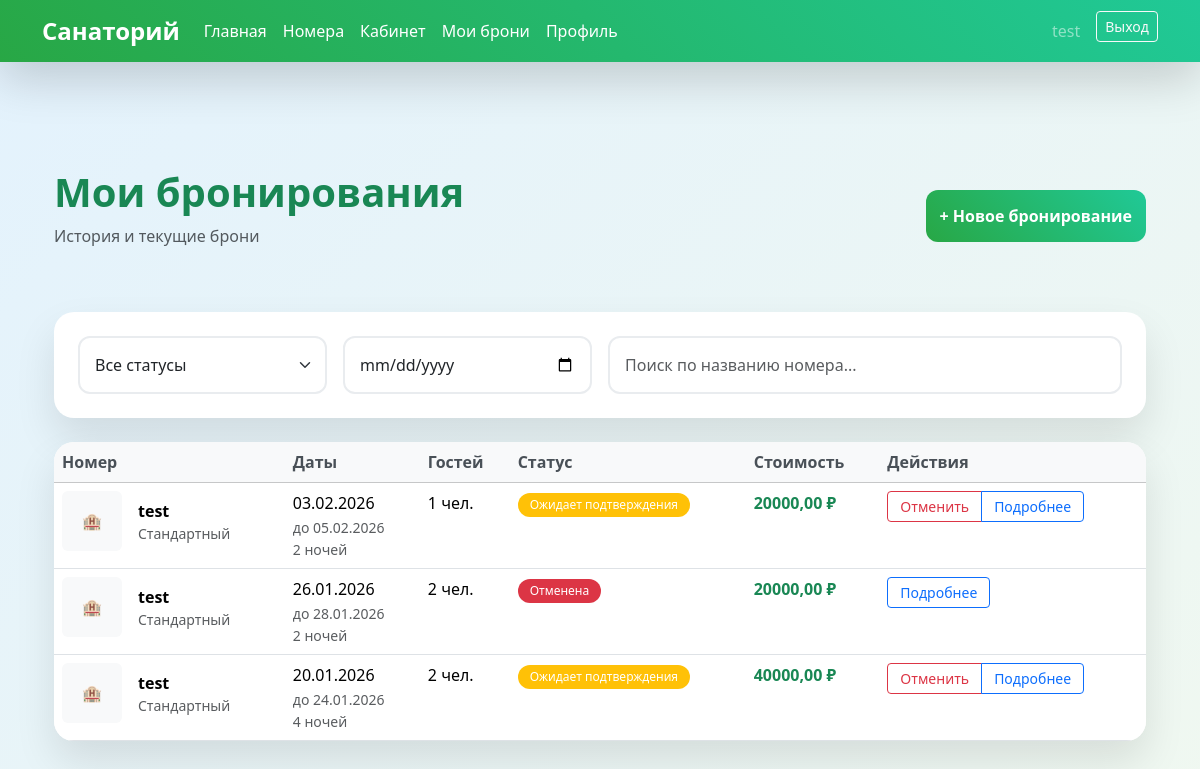
/accounts/booking/list/ (signed in), run on an earlier commit of the app's database.
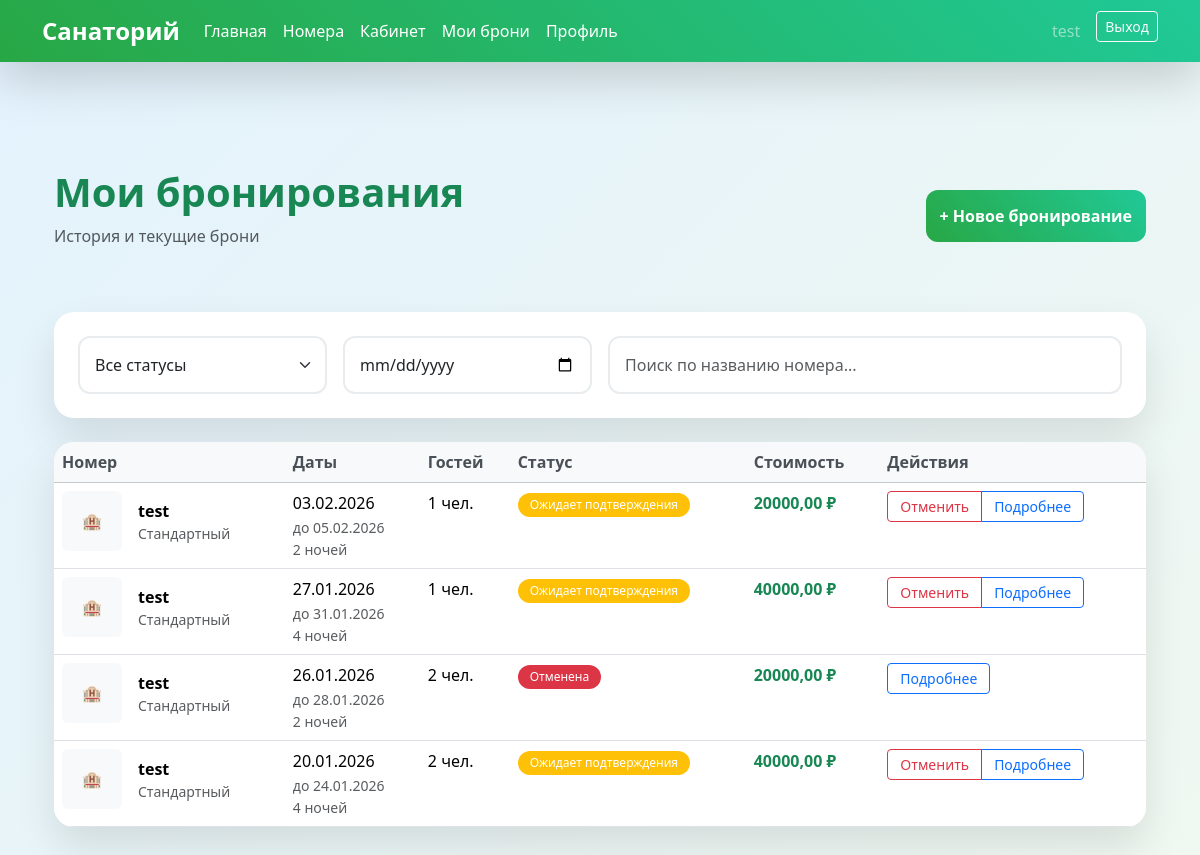
And on a later commit of the database.
### accounts/models.py (models this page shows, shortened)
class Booking(models.Model):
    STATUS_CHOICES = [
        ('pending', 'Ожидает подтверждения'),
        ('confirmed', 'Подтверждена'),
        ('cancelled', 'Отменена'),
        ('completed', 'Завершена'),
    ]
    user = models.ForeignKey(User, on_delete=models.CASCADE, related_name='bookings')
    room = models.ForeignKey(Room, on_delete=models.CASCADE, related_name='bookings', null=True, blank=True)
    room_type = models.CharField(max_length=20, choices=Room.TYPE_CHOICES)  # Оставляем для обратной совместимости
    check_in = models.DateField('Дата заезда')
    check_out = models.DateField('Дата выезда')
    guests = models.IntegerField(
        default=1,
        validators=[MinValueValidator(1), MaxValueValidator(4)]
    )
    total_price = models.DecimalField(max_digits=10, decimal_places=2, null=True, blank=True)
    status = models.CharField(max_length=20, choices=STATUS_CHOICES, default='pending')
    created_at = models.DateTimeField(auto_now_add=True)
    notes = models.TextField(max_length=500, blank=True)
    class Meta:
        verbose_name = 'Бронирование'
        verbose_name_plural = 'Бронирования'
        ordering = ['-created_at']
    @property
    def days(self):
        return (self.check_out - self.check_in).days

class Room(models.Model):  # ПЕРЕМЕЩАЕМ Room ПЕРЕД Booking!
    TYPE_CHOICES = [
        ('standard', 'Стандартный'),
        ('comfort', 'Комфорт'),
        ('lux', 'Люкс'),
    ]
    type = models.CharField(max_length=20, choices=TYPE_CHOICES)
    name = models.CharField(max_length=100, unique=True)
    capacity = models.PositiveIntegerField(default=2)
    price_per_day = models.DecimalField(max_digits=8, decimal_places=2)
    description = models.TextField(max_length=500)
    image = models.ImageField(upload_to='rooms/', blank=True, null=True)
    is_active = models.BooleanField(default=True)
    class Meta:
        verbose_name = 'Номер'
        verbose_name_plural = 'Номера'
        ordering = ['type', 'name']

### accounts/views.py (the view)
# urls.py: path('booking/list/', UserBookingListView.as_view(), name='user_booking_list'),
@method_decorator(login_required, name='dispatch')
class UserBookingListView(NotStaffMixin, ListView):
    model = Booking
    template_name = 'booking_list.html'
    context_object_name = 'bookings'
    paginate_by = 10
    def get_queryset(self):
        return Booking.objects.filter(
            user=self.request.user
        ).select_related('room').order_by('-created_at')

### accounts/mixins.py (called while the page is built)
    def test_func(self):
        return not self.request.user.is_staff

### templates/booking_list.html (shortened to what the changed rows need)
{% extends 'base.html' %}
{% block content %}
<div class="container py-4">
    <div class="d-flex justify-content-between align-items-center mb-5">
        <div>
            <h1 class="fw-bold text-success mb-2">Мои бронирования</h1>
        </div>
    </div>
    {% if bookings %}
    <div class="form-card overflow-hidden">
        <div class="table-responsive">
            <table class="table table-hover mb-0" id="bookingsTable">
                <thead class="table-light">
                    <tr>
                        <th>Номер</th>
                        <th>Даты</th>
                        <th>Гостей</th>
                        <th>Статус</th>
                        <th>Стоимость</th>
                        <th>Действия</th>
                    </tr>
                </thead>
                <tbody>
                    {% for booking in bookings %}
                    <tr class="booking-row" data-status="{{ booking.status }}"
                        data-checkin="{{ booking.check_in|date:'Y-m-d' }}"
                        data-room="{{ booking.room.name|default:''|lower }}">
                        <td>
                            <div class="d-flex align-items-center">
                                {% if booking.room and booking.room.image %}
                                <img src="{{ booking.room.image.url }}"
                                     class="rounded me-3"
                                     style="width: 60px; height: 60px; object-fit: cover;">
                                {% else %}
                                <div class="bg-light rounded d-flex align-items-center justify-content-center me-3"
                                     style="width: 60px; height: 60px;">
                                    <span class="text-muted">🏨</span>
                                </div>
                                {% endif %}
                                <div>
                                    <strong>{{ booking.room.name|default:booking.get_room_type_display }}</strong>
                                    <small class="text-muted d-block">{{ booking.room.get_type_display|default:"" }}</small>
                                </div>
                            </div>
                        </td>
                        <td>
                            <div>{{ booking.check_in|date:"d.m.Y" }}</div>
                            <small class="text-muted">до {{ booking.check_out|date:"d.m.Y" }}</small>
                            <div class="small text-muted">{{ booking.days }} ночей</div>
                        </td>
                        <td>{{ booking.guests }} чел.</td>
                        <td>
                            {% if booking.status == 'confirmed' %}
                            <span class="badge bg-success">{{ booking.get_status_display }}</span>
                            {% elif booking.status == 'pending' %}
                            <span class="badge bg-warning">{{ booking.get_status_display }}</span>
                            {% elif booking.status == 'cancelled' %}
                            <span class="badge bg-danger">{{ booking.get_status_display }}</span>
                            {% else %}
                            <span class="badge bg-secondary">{{ booking.get_status_display }}</span>
                            {% endif %}
                        </td>
                        <td>
                            <strong class="text-success">{{ booking.total_price }} ₽</strong>
                        </td>
                        <td>
                            <div class="btn-group btn-group-sm">
                                {% if booking.status == 'pending' %}
                                <button type="button" class="btn btn-outline-danger btn-cancel"
                                        data-booking-id="{{ booking.id }}"
                                        data-bs-toggle="modal" data-bs-target="#cancelModal">
                                    Отменить
                                </button>
                                {% endif %}
                                <button type="button" class="btn btn-outline-primary"
                                        data-bs-toggle="modal" data-bs-target="#detailsModal{{ booking.id }}">
                                    Подробнее
                                </button>
                            </div>
                        </td>
                    </tr>
                    {% endfor %}
                </tbody>
            </table>
        </div>
    </div>
    {% endif %}
</div>
{% endblock %}

What changed in the data, as far as the page shows it:
added Booking: room.name "test", room.type "Стандартный", check_in "27.01.2026", check_out "31.01.2026", days "4", guests "1", status "Ожидает подтверждения", total_price "40000,00"
